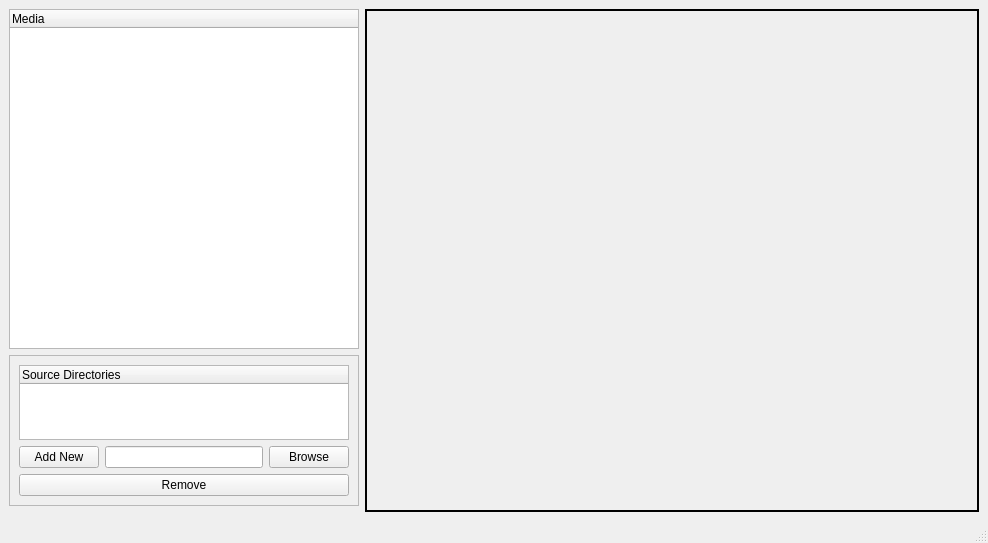
<?xml version="1.0" encoding="UTF-8"?>
<ui version="4.0">
 <class>MetadataConfigurator</class>
 <widget class="QMainWindow" name="MetadataConfigurator">
  <property name="geometry">
   <rect>
    <x>0</x>
    <y>0</y>
    <width>988</width>
    <height>543</height>
   </rect>
  </property>
  <property name="windowTitle">
   <string>toktokkie</string>
  </property>
  <widget class="QWidget" name="centralwidget">
   <layout class="QGridLayout" name="gridLayout">
    <item row="1" column="3" rowspan="3">
     <widget class="QStackedWidget" name="widget_stack">
      <property name="enabled">
       <bool>true</bool>
      </property>
      <property name="frameShape">
       <enum>QFrame::WinPanel</enum>
      </property>
      <property name="currentIndex">
       <number>0</number>
      </property>
      <widget class="QWidget" name="page"/>
      <widget class="QWidget" name="page_2"/>
     </widget>
    </item>
    <item row="1" column="0">
     <widget class="QTreeWidget" name="media_tree">
      <property name="maximumSize">
       <size>
        <width>350</width>
        <height>16777215</height>
       </size>
      </property>
      <property name="contextMenuPolicy">
       <enum>Qt::CustomContextMenu</enum>
      </property>
      <property name="acceptDrops">
       <bool>false</bool>
      </property>
      <column>
       <property name="text">
        <string>Media</string>
       </property>
      </column>
     </widget>
    </item>
    <item row="2" column="0">
     <widget class="QFrame" name="frame">
      <property name="sizePolicy">
       <sizepolicy hsizetype="Preferred" vsizetype="Fixed">
        <horstretch>0</horstretch>
        <verstretch>0</verstretch>
       </sizepolicy>
      </property>
      <property name="maximumSize">
       <size>
        <width>350</width>
        <height>16777215</height>
       </size>
      </property>
      <property name="frameShape">
       <enum>QFrame::StyledPanel</enum>
      </property>
      <property name="frameShadow">
       <enum>QFrame::Raised</enum>
      </property>
      <layout class="QGridLayout" name="gridLayout_2">
       <item row="1" column="0">
        <widget class="QPushButton" name="add_new_button">
         <property name="text">
          <string>Add New</string>
         </property>
        </widget>
       </item>
       <item row="1" column="1">
        <widget class="QLineEdit" name="add_new_edit"/>
       </item>
       <item row="1" column="2">
        <widget class="QPushButton" name="browse_button">
         <property name="text">
          <string>Browse</string>
         </property>
        </widget>
       </item>
       <item row="2" column="0" colspan="3">
        <widget class="QPushButton" name="remove_button">
         <property name="text">
          <string>Remove</string>
         </property>
        </widget>
       </item>
       <item row="0" column="0" colspan="3">
        <widget class="QTreeWidget" name="media_directory_list">
         <property name="maximumSize">
          <size>
           <width>16777215</width>
           <height>75</height>
          </size>
         </property>
         <column>
          <property name="text">
           <string>Source Directories</string>
          </property>
         </column>
        </widget>
       </item>
      </layout>
     </widget>
    </item>
   </layout>
  </widget>
  <widget class="QStatusBar" name="statusbar"/>
 </widget>
 <tabstops>
  <tabstop>media_tree</tabstop>
  <tabstop>media_directory_list</tabstop>
  <tabstop>add_new_button</tabstop>
  <tabstop>add_new_edit</tabstop>
  <tabstop>browse_button</tabstop>
  <tabstop>remove_button</tabstop>
 </tabstops>
 <resources/>
 <connections/>
</ui>
